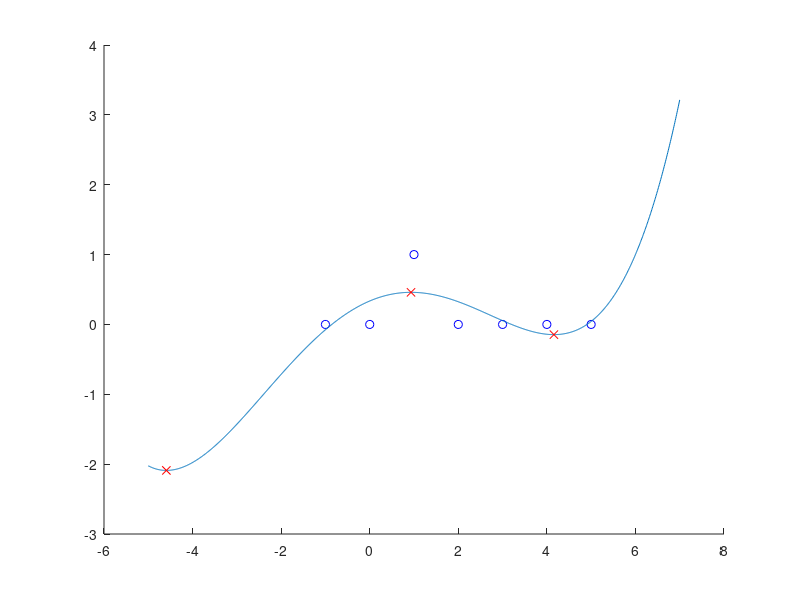

Write MATLAB code to recreate this figure.
clear;
clc;
close all;

% y_raw = [0 0.6 0.75 0.75 0.1 0.1 0];
% y_raw = [0 0.8 0.85 0.75 0.9 0.86 0.1 0.1 0.1 0];
y_raw = [0 1 0 0 0 0 0];
y_raw = [0 0 1 0 0 0 0];
x_raw = -1:length(y_raw)-2;
x_continous = -5:0.01:length(y_raw);

p = polyfit(x_raw, y_raw, 4);
% p = [0.075062 -0.533121 0.999449 -0.391220 0.599973]
der = polyder(p);
real_roots_p = roots(der);
% real_roots_p = [1.134337 -0.183438 -0.183438];

extrema_values = polyval(p, real_roots_p);

fprintf('Minim: x = %.4f, valoare = %.4f\n', real_roots_p(extrema_values == min(extrema_values)), min(extrema_values));
fprintf('Maxim: x = %.4f, valoare = %.4f\n', real_roots_p(extrema_values == max(extrema_values)), max(extrema_values));


y_continous = polyval(p, x_continous);
hold on;
plot(x_raw, y_raw, 'bo');
plot(x_continous, y_continous);
plot(real_roots_p, extrema_values,'rx');
